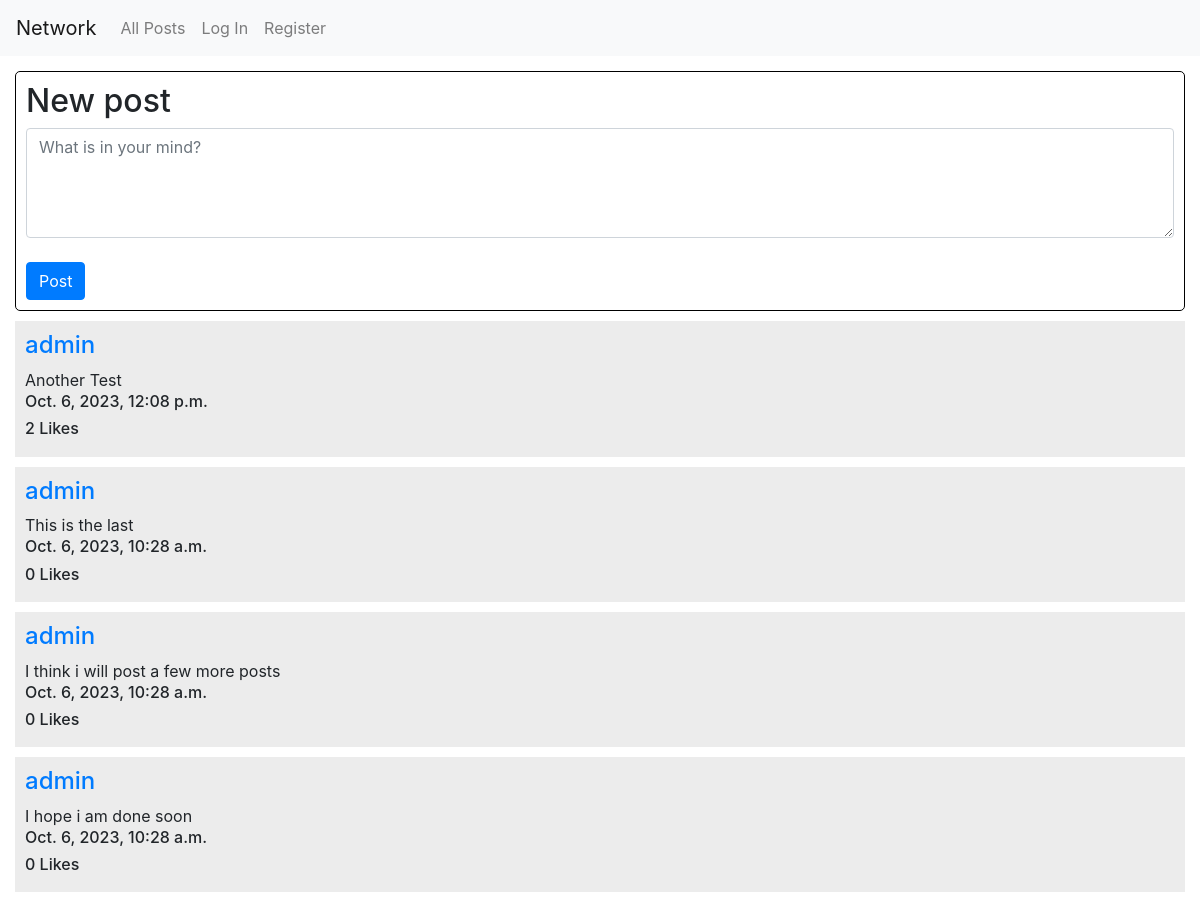
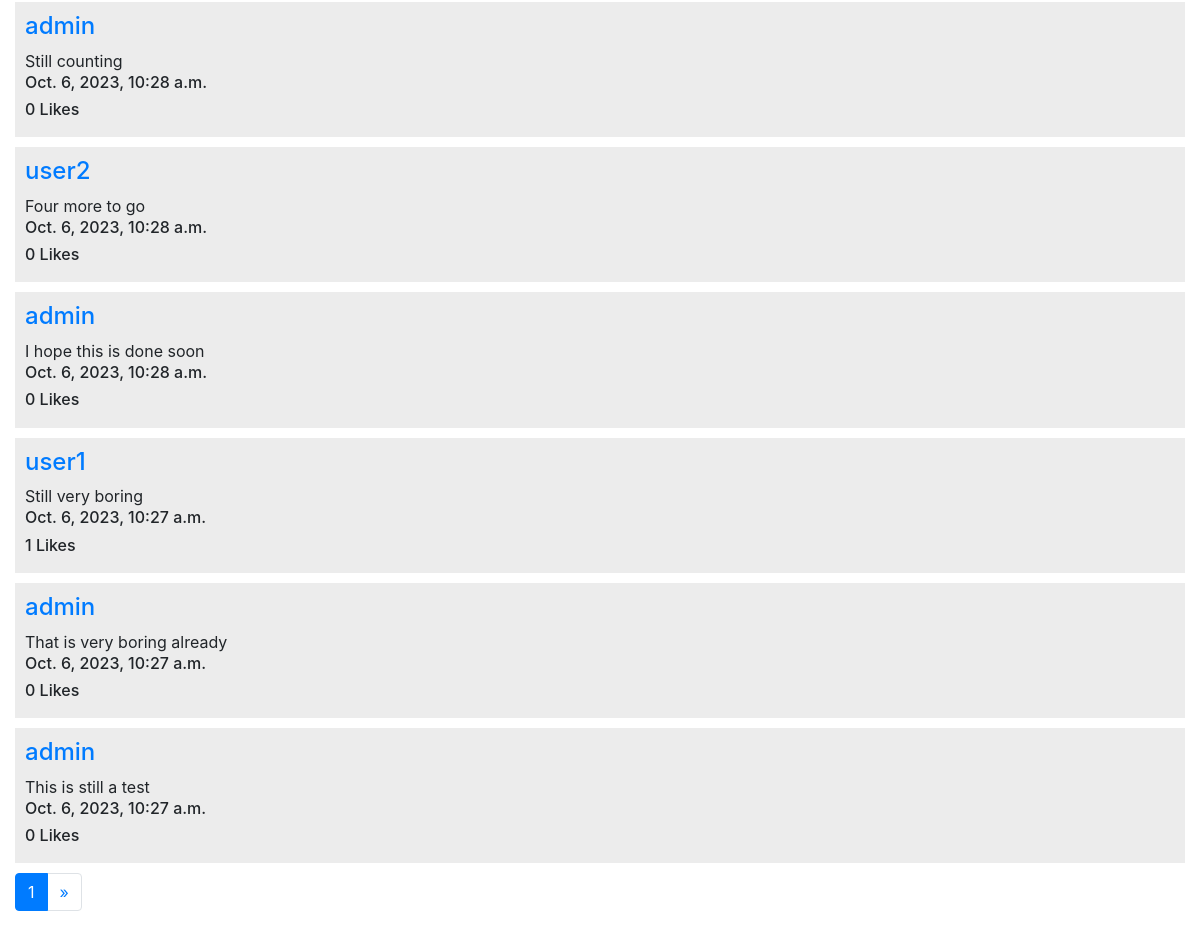
/, run on an earlier commit of the app's database (2 pictures, top to bottom).
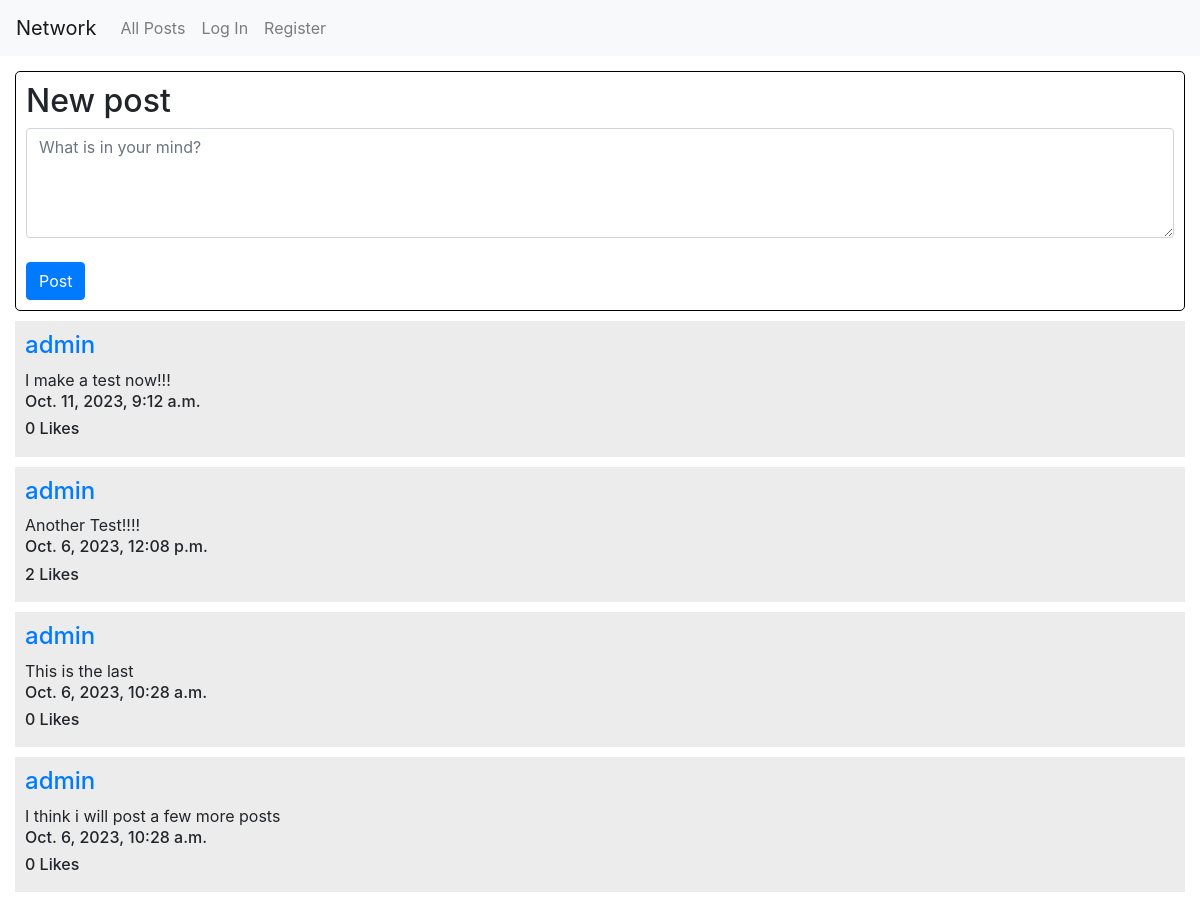
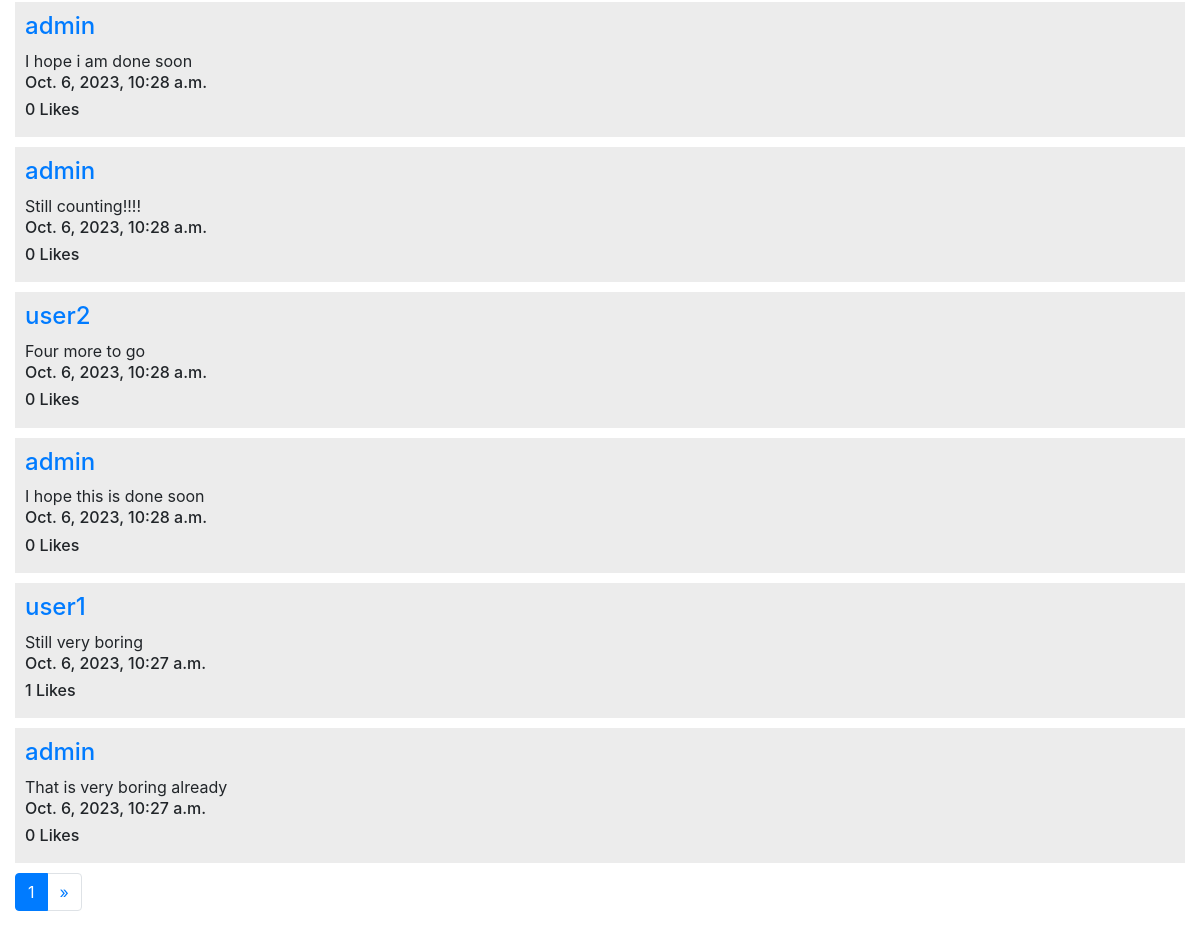
And on a later commit of the database (2 pictures, top to bottom).
### network/models.py (models this page shows, shortened)
class Post(models.Model):
    author = models.ForeignKey(User, on_delete=models.CASCADE, related_name="posts")
    content = models.TextField(blank=False)
    date = models.DateTimeField(auto_now_add=True)
    likes = models.ManyToManyField(User, blank=True, related_name='likes')

class User(AbstractUser):
    pass

### network/views.py (the view)
# urls.py: path("", views.index, name="index"),
def index(request):
    current_user = request.user
    if request.method == "POST":
        post_form = PostForm(request.POST)
        if post_form.is_valid():
            content = post_form.cleaned_data['post_content']
        p = Post(
            author = current_user,
            content = content
            )
        p.save()
        return HttpResponseRedirect(reverse("index"))
    else:
        post_form = PostForm()
        all_posts = Post.objects.all().order_by('-pk')
        paginator = Paginator(all_posts, 10)
        page_number = request.GET.get('page')
        page_obj = paginator.get_page(page_number)
    return render(request, "network/index.html", {
        "post_form": post_form,
        "page_obj": page_obj
        })

### network/forms.py
class PostForm(forms.Form):
    post_content = forms.CharField(widget=forms.Textarea(attrs={
                                        "rows":"4", "cols":"90",
                                        'placeholder':'What is in your mind?',
                                        'class':'form-control'}), label="")

### network/templates/network/index.html (shortened to what this page needs)
{% extends "network/layout.html" %}
{% block body %}
<div class="home_page">
    <div class="new_post">
        <h2>New post</h2>
        <form action="/" method="post">
            {{ post_form }}
            <br>
            <input class="btn btn-primary" type="submit" value="Post">
        </form>
    </div>
        {% for post in page_obj %}
        <div class="each_post">
            <h4><a href = "{% url 'user_profile' post.author.id %}">{{ post.author }}</a></h4>
            <span id="post-content-{{ post.id }}">{{ post.content }}</span>
            <h6>{{ post.date }}</h6>
            <h6 id="like-count-{{ post.id }}">{{ post.likes.count }} Likes</h6>
        </div>
        {% endfor %}
    <nav aria-label="Page navigation example">
        <ul class="pagination">
        <li class="page-item active" aria-current="page"><a class="page-link" href="?page={{ page_obj.number }}">{{ page_obj.number }}</a></li>
        {% if page_obj.has_next %}
        <li class="page-item"><a class="page-link" href="?page={{ page_obj.next_page_number }}">&raquo;</a></li>
        {% endif %}
        </ul>
</div>
{% endblock %}

What changed in the data, as far as the page shows it:
no longer on this page (row unchanged): Post: author "admin", content "This is still a test", date "Oct. 6, 2023, 10:27 a.m.", likes.count "0"
added Post: author "admin", content "I make a test now!!!", date "Oct. 11, 2023, 9:12 a.m.", likes.count "0"
changed Post: content "Another Test" → "Another Test!!!!"
changed Post: content "Still counting" → "Still counting!!!!"
